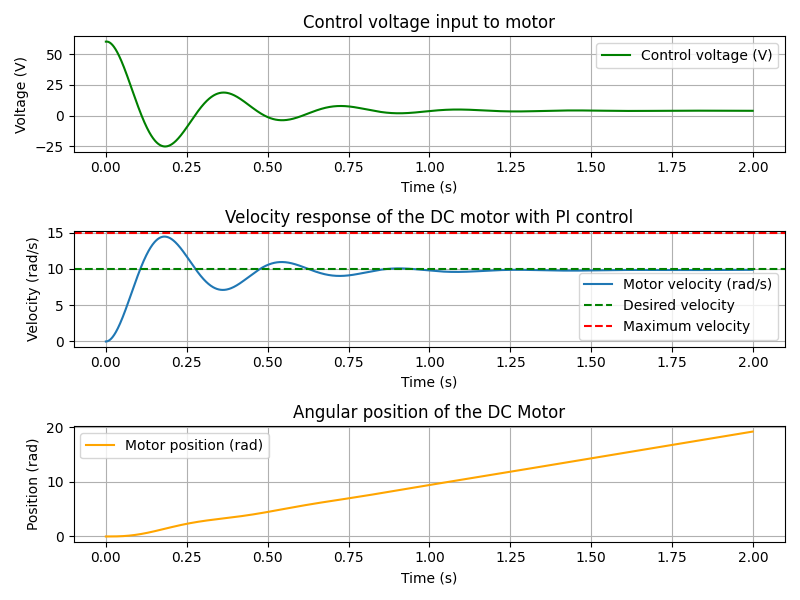

Source code (Python):
import numpy as np
import matplotlib.pyplot as plt
import control as ctrl

# define motor constants
motor_inertia = 0.02
motor_viscous_coefficient = 0.1
torque_constant = 0.1
motor_resistance = 0.3
motor_inductor = 0.1
electric_constant = 0.1

desired_velocity = 10
maximum_velocity = desired_velocity * 1.5

def get_velocity_transform_function():
    numerator = [torque_constant]
    denominator = [
        # s^2 term:
        motor_inertia * motor_inductor,
        # s term:
        motor_resistance * motor_inertia + motor_viscous_coefficient * motor_inductor,
        # constant term:
        motor_viscous_coefficient * motor_resistance + electric_constant * torque_constant
    ]
    return ctrl.TransferFunction(numerator, denominator)

# motor angular velocity is considered as the system output
motor_velocity_tf = get_velocity_transform_function()

# PI controller design
Kp = 6 # proportional gain
Ki = 4 # integral gain

# control(s) = Kp + Ki/s = (Kp*s + Ki) / s
controller_tf = ctrl.TransferFunction([Kp, Ki], [1, 0])

closed_loop_velocity_tf = ctrl.feedback(motor_velocity_tf * controller_tf)

# time simulation
time_start = 0
time_end = 2
time_step = 0.001
time_vector = np.arange(time_start, time_end, time_step)

t_out, velocity_response = ctrl.step_response(desired_velocity * closed_loop_velocity_tf, time_vector)

# integrate the velocity over time to determine position
position_response = np.cumsum(velocity_response) * time_step

# calculate the required voltage for the response
# U(s) = control(s) * error(s)
# error(s) = desired_velocity - actual_velocity
# voltage(t) = Kp * error(t) + Ki * integral_0^t error(dt) dt
error_signal = desired_velocity - velocity_response
error_integral = np.cumsum(error_signal) * time_step

voltage_t = Kp * error_signal + Ki * error_integral
max_voltage_used = np.max(np.abs(voltage_t))

print("Proportional gain (Kp):", Kp)
print("Integral gain (Ki):", Ki)
print("Maximum required voltage:", max_voltage_used)

plt.figure(figsize=(8, 6))


plt.subplot(3, 1, 1)
plt.title("Control voltage input to motor")
plt.plot(t_out, voltage_t, label="Control voltage (V)", color="green")
plt.xlabel("Time (s)")
plt.ylabel("Voltage (V)")
plt.legend()
plt.grid(True)

plt.subplot(3, 1, 2)
plt.title("Velocity response of the DC motor with PI control")
plt.plot(t_out, velocity_response, label="Motor velocity (rad/s)")
plt.axhline(desired_velocity, color="green", linestyle="--", label="Desired velocity")
plt.axhline(maximum_velocity, color="red", linestyle="--", label="Maximum velocity")
plt.xlabel("Time (s)")
plt.ylabel("Velocity (rad/s)")
plt.legend()
plt.grid(True)

plt.subplot(3, 1, 3)
plt.title("Angular position of the DC Motor")
plt.plot(t_out, position_response, label="Motor position (rad)", color="orange")
plt.xlabel("Time (s)")
plt.ylabel("Position (rad)")
plt.legend()
plt.grid(True)

plt.tight_layout()
plt.show()
